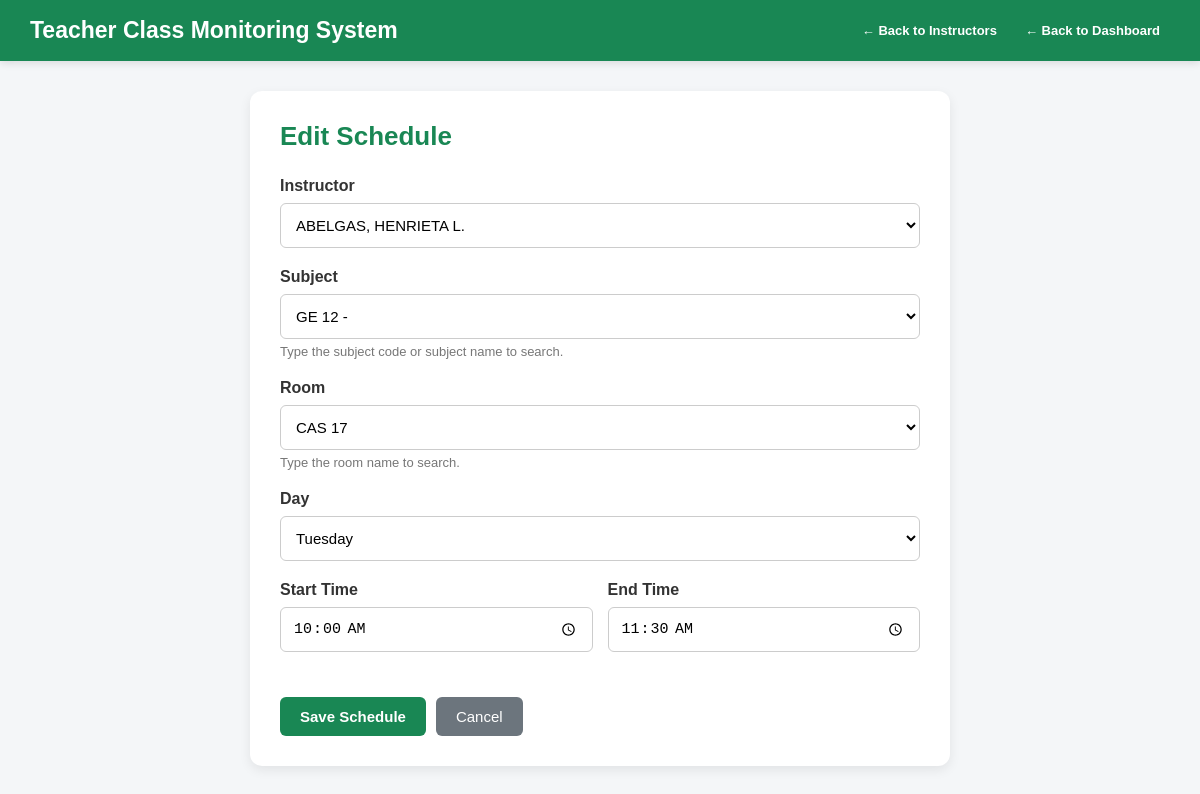
Screenshot of /schedules/408/edit/ (signed in) with the database file from the repository.
### monitoring/models.py (models this page shows, shortened)
class Schedule(models.Model):
    DAYS = [
        ("M", "Monday"),
        ("T", "Tuesday"),
        ("W", "Wednesday"),
        ("TH", "Thursday"),
        ("F", "Friday"),
        ("S", "Saturday"),
    ]
    instructor = models.ForeignKey(
        Instructor,
        on_delete=models.CASCADE,
        related_name="schedules"
    )
    subject = models.ForeignKey(
        Subject,
        on_delete=models.CASCADE,
        related_name="schedules"
    )
    room = models.ForeignKey(
        Room,
        on_delete=models.CASCADE,
        related_name="schedules"
    )
    day = models.CharField(
        max_length=5,
        choices=DAYS
    )
    start_time = models.TimeField()
    end_time = models.TimeField()

### monitoring/views.py (the view)
@login_required
def schedule_update(request, pk):
    schedule = get_object_or_404(
        Schedule,
        pk=pk
    )
    if request.method == "POST":
        form = ScheduleForm(
            request.POST,
            instance=schedule
        )
        if form.is_valid():
            form.save()
            messages.success(
                request,
                "Schedule updated successfully!"
            )
            return redirect(
                "schedule_list"
            )
    else:
        form = ScheduleForm(
            instance=schedule
        )
    return render(
        request,
        "instructors/schedules/form.html",
        {
            "form": form,
            "title": "Edit Schedule",
        }
    )

### monitoring/models.py (called while the page is built)
    def __str__(self):
        return self.name

    def __str__(self):
        return f"{self.subject_code} - {self.subject_name}"

    def __str__(self):
        return self.room_name

### templates/instructors/schedules/form.html (shortened to what this page needs)
<!DOCTYPE html>
<html lang="en">
<head>
    <link
        href="https://cdn.jsdelivr.net/npm/tom-select@2.4.3/dist/css/tom-select.css"
        rel="stylesheet"
    >
</head>
<body>
<div class="header">
    <div class="header-content">
        <div class="header-title">
            Teacher Class Monitoring System
        </div>
        <div class="header-links">
            <a
                href="/instructors/"
                class="header-link"
            >
                ← Back to Instructors
            </a>
            <a
                href="{% url 'dashboard' %}"
                class="header-link"
            >
                ← Back to Dashboard
            </a>
        </div>
    </div>
</div>
<div class="page-container">
    <div class="container">
        <h1>
            {{ title }}
        </h1>
        <form method="post">
            <div class="form-group">
                <label for="{{ form.instructor.id_for_label }}">
                    Instructor
                </label>
                {{ form.instructor }}
            </div>
            <div class="form-group">
                <label for="{{ form.subject.id_for_label }}">
                    Subject
                </label>
                {{ form.subject }}
                <div class="help-text">
                    Type the subject code or subject name to search.
                </div>
            </div>
            <div class="form-group">
                <label for="{{ form.room.id_for_label }}">
                    Room
                </label>
                {{ form.room }}
                <div class="help-text">
                    Type the room name to search.
                </div>
            </div>
            <div class="form-group">
                <label for="{{ form.day.id_for_label }}">
                    Day
                </label>
                {{ form.day }}
            </div>
            <div class="time-row">
                <div class="form-group">
                    <label for="{{ form.start_time.id_for_label }}">
                        Start Time
                    </label>
                    {{ form.start_time }}
                </div>
                <div class="form-group">
                    <label for="{{ form.end_time.id_for_label }}">
                        End Time
                    </label>
                    {{ form.end_time }}
                </div>
            </div>
            <div class="buttons">
                <button
                    type="submit"
                    class="save-btn"
                >
                    Save Schedule
                </button>
                {% if instructor %}
                    <a
                        href="{% url 'instructor_schedule' instructor.pk %}"
                        class="cancel-btn"
                    >
                        Cancel
                    </a>
                {% else %}
                    <a
                        href="{% url 'schedule_list' %}"
                        class="cancel-btn"
                    >
                        Cancel
                    </a>
                {% endif %}
            </div>
        </form>
    </div>
</div>
</body>
</html>

### templates/instructors/schedules/form.html (style rules this page uses)
* { box-sizing: border-box; }
body { font-family: Arial, sans-serif; background: #f4f6f8; color: #333; margin: 0; min-height: 100vh; }
.header { background: #198754; color: white; padding: 15px 30px; position: sticky; top: 0; z-index: 1000; box-shadow: 0 2px 8px rgba(0, 0, 0, 0.12); }
.header-content { width: 100%; display: flex; justify-content: space-between; align-items: center; gap: 15px; }
.header-title { font-size: 23px; font-weight: bold; white-space: nowrap; }
.header-links { display: flex; align-items: center; gap: 8px; flex-wrap: wrap; }
.header-link { color: white; text-decoration: none; font-size: 13px; font-weight: bold; padding: 8px 10px; border-radius: 5px; }
.page-container { width: 100%; padding: 30px 20px; }
.container { width: 100%; max-width: 700px; margin: 0 auto; background: white; padding: 30px; border-radius: 12px; box-shadow: 0 4px 12px rgba(0, 0, 0, 0.08); }
h1 { color: #198754; margin: 0 0 25px; font-size: 26px; }
.form-group { margin-bottom: 20px; }
label { display: block; font-weight: bold; margin-bottom: 8px; color: #333; }
.form-control, .form-select { width: 100%; min-height: 45px; padding: 11px; border: 1px solid #ccc; border-radius: 6px; font-size: 15px; background: white; }
.time-row { display: grid; grid-template-columns: 1fr 1fr; gap: 15px; }
input[type="time"] { width: 100%; min-height: 45px; padding: 10px 12px; border: 1px solid #ccc; border-radius: 6px; font-size: 15px; background: white; }
.buttons { display: flex; gap: 10px; margin-top: 25px; }
.save-btn { border: none; background: #198754; color: white; padding: 11px 20px; border-radius: 6px; font-size: 15px; cursor: pointer; font-weight: bold; }
.cancel-btn { background: #6c757d; color: white; padding: 11px 20px; border-radius: 6px; text-decoration: none; font-size: 15px; display: inline-flex; align-items: center; justify-content: center; }
.help-text { color: #777; font-size: 13px; margin-top: 5px; }

### rows the page displays
Schedule: instructor "ABELGAS, HENRIETA L.", subject "GE 12 -", room "CAS 17", day "Tuesday", start_time "10:00:00", end_time "11:30:00"

### other values shown
{{ title }} "Edit Schedule"
